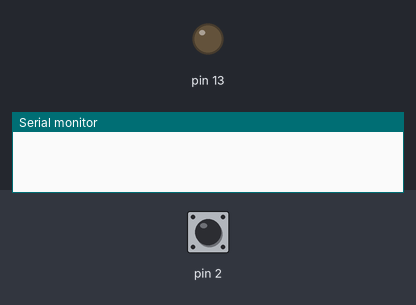
A sketch run on a simulated Arduino Uno, built with avr-gcc and run on an emulated ATmega328P. Parts: output pins drawn as LEDs (lit = HIGH), the last lines printed to the serial monitor. The test bench sets the inputs (shaded band); at power-on: pin 2 LOW.

Above: at 1.2 s.
1.3 s: pin 2 driven HIGH
At 2.4 s:
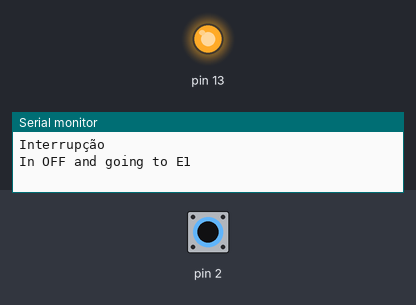
2.8 s: pin 2 driven LOW
4.3 s: pin 2 pulsed HIGH 5 times (0.12 s each, 0.3 s apart)
At 4.42 s:
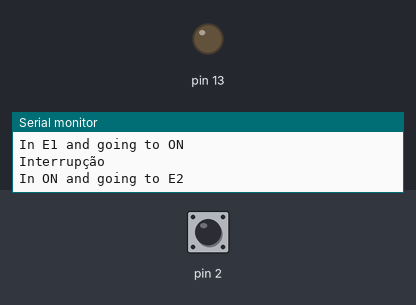
7.3 s: pin 2 pulsed HIGH 2 times (0.12 s each, 0.3 s apart)
Timing chart, 0 to 10.3 s (numbered marks = the images above; inputs shaded):
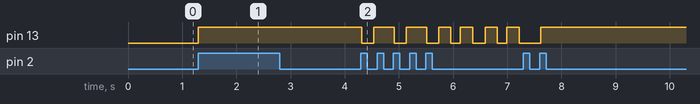

The sketch:

interruptor-led.ino
```cpp
volatile int botao = 0;
int led = 0;

enum State_t
{
  OFF = 0,
  E1 = 1,
  ON = 2,
  E2 = 3
};
State_t state = OFF;

void botao_isr()
{
  static unsigned long ultima_interrupcao = 0;
  static const unsigned long tempo_botao = 50;

  unsigned long agora = millis();
  if ((agora - ultima_interrupcao) >= tempo_botao)
  {
    Serial.println("Interrupção");
    botao = 1;
    ultima_interrupcao = agora;
  }
}

void setup()
{
  Serial.begin(9600);
  pinMode(2, INPUT);
  state = OFF;
  pinMode(13, OUTPUT);
  attachInterrupt(digitalPinToInterrupt(2), botao_isr, RISING);
}
void loop()
{
  noInterrupts();
  int b = botao;
  botao = 0;
  interrupts();
  switch (state)
  {
  case OFF:
    if (b == 1)
    {
      led = 1;
      Serial.println("In OFF and going to E1");
      state = E1;
      attachInterrupt(digitalPinToInterrupt(2), botao_isr, LOW);
    }
    break;
  case E1:

    if (b == 1)
    {
      led = 1;
      Serial.println("In E1 and going to ON");
      state = ON;
      attachInterrupt(digitalPinToInterrupt(2), botao_isr, RISING);
    }
    break;
  case ON:
    if (b == 1)
    {
      led = 0;
      Serial.println("In ON and going to E2");
      state = E2;
      attachInterrupt(digitalPinToInterrupt(2), botao_isr, LOW);
    }

    break;

  case E2:
    if (b == 1)
    {
      led = 0;
      Serial.println("In E2 and going to OFF");
      state = OFF;
      attachInterrupt(digitalPinToInterrupt(2), botao_isr, RISING);
    }
    break;

  default:
    break;
  }
  digitalWrite(13, led);
  delay(50);
}
```

Measured:
- after the input at 1.3 s, pin 13: LOW → HIGH at once
- after the input at 4.3 s, pin 13: goes LOW 0.22 s, HIGH 0.38 s, LOW 0.22 s, HIGH 0.38 s, 4 × (LOW 0.22 s, HIGH 0.23 s), then LOW, starting at once
